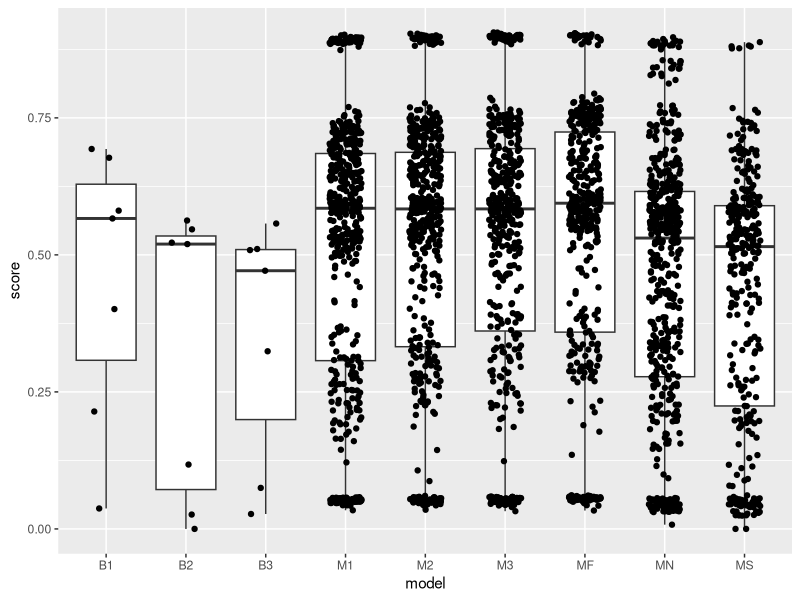
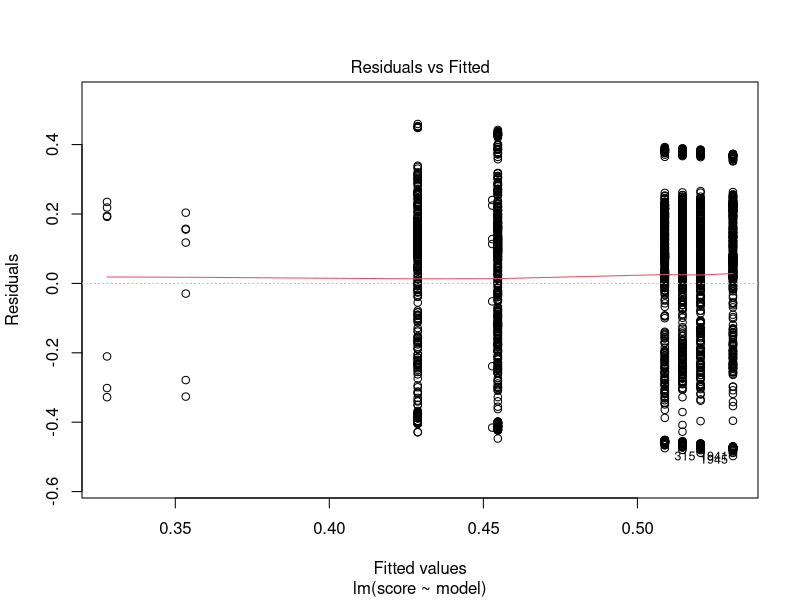
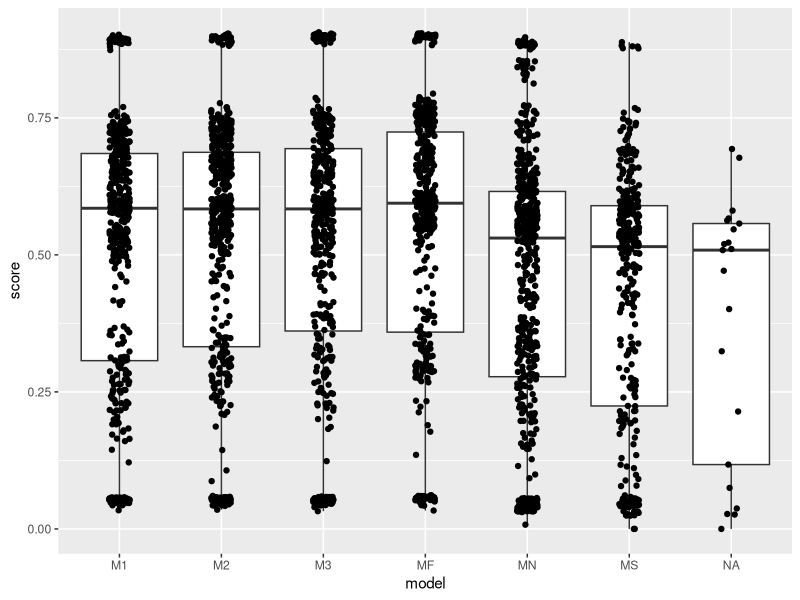
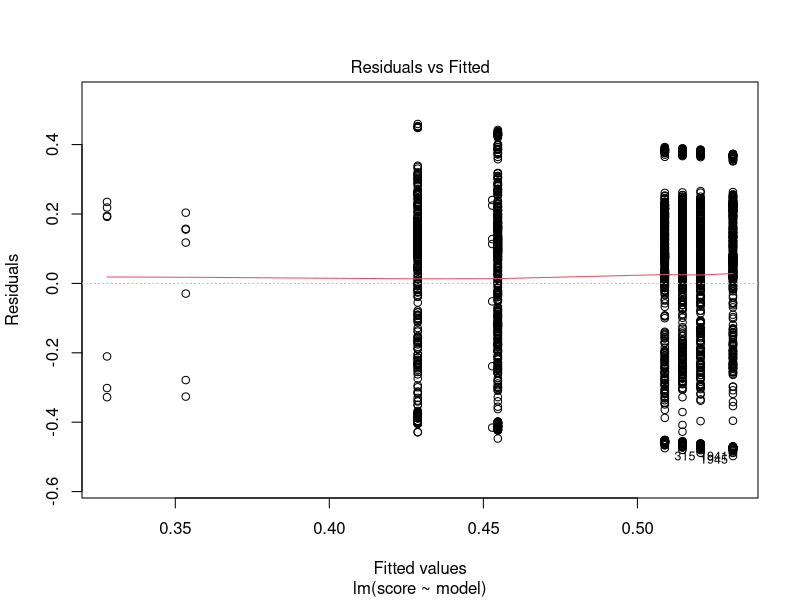

Source code (R) for these figures, in order:
## ---- chunk 1
knitr::opts_chunk$set(echo = TRUE)
## ---- chunk 2
d <- read.csv("data.csv")
table(d$model, d$TeD)
table(d$model, d$TrD1)
table(d$model, d$TrD2)
aggregate(score~model, data = d, mean)
## ---- chunk 3
# t test between B1, B2, and B3 vs the rest
d_B <- subset(d, model=="B1" | model=="B2" | model=="B3")
d_M <- subset(d, model=="M1" | model=="M2" | model=="M3" | model=="MF" | model=="MN" | model=="MS")
t.test(d_B$score,d_M$score)

linear_model_on_models <- lm(score~model, d)
summary(linear_model_on_models)



anova(linear_model_on_models)
# plot the average score for each model
library(ggplot2)
ggplot(d, aes(x=model, y=score)) + geom_boxplot() + geom_jitter(width=0.2)

# Plot fitted values of the model with the residuals
plot(linear_model_on_models, which=1)

linear_model_model_trainD = lm(score~model * (TrD1 + TrD2 + TrD3 + TrD4 + TrD5 + TrD6 + TrD7 + TrD8), d)

library(emmeans)
emmeans(linear_model_model_trainD, ~model)

# Reorder the levels of the model variable
d$model <- factor(d$model, levels = c("M1", "M2", "M3", "MF", "MN", "MS"))

# Training set together with models
linear_model_TrD1 <- lm(score~model * (TrD1 + TrD2 + TrD3 + TrD4 + TrD5 + TrD6 + TrD7 + TrD8), d)
summary(linear_model_TrD1)

model_names = c("M1", "M2", "M3", "MF", "MN", "MS")
for (i in seq_along(model_names)) {
   current_model = model_names[i]
   d_current_model <- d[d$model == current_model, c("TeD", "TrD1", "TrD2", "TrD3", "TrD4", "TrD5", "TrD6", "TrD7", "TrD8", "score")]
   linear_model_current_model <- lm(score~TrD1 + TrD2 + TrD3 + TrD4 + TrD5 + TrD6 + TrD7 + TrD8, d_current_model)
   print(paste0("For: ", current_model))
   print(anova(linear_model_current_model))
}
## ---- chunk 4
ggplot(d, aes(x=model, y=score)) + geom_boxplot() + geom_jitter(width=0.1)

# Plot fitted values of the model with the residuals
plot(linear_model_on_models, which=1)
## ---- chunk 5
d <- read.csv("data.csv")
d_B <- subset(d, model=="B1" | model=="B2" | model=="B3")
d_M <- subset(d, model=="M1" | model=="M2" | model=="M3" | model=="MF" | model=="MN" | model=="MS")
t.test(d_B$score,d_M$score)
## ---- chunk 6
# filter all rows with TeD = "TeD1"
d_MS <- d_M[d_M$model == "MS", c("TrD1", "TrD2", "TrD3", "TrD4", "TrD5", "TrD6", "TrD7", "TrD8", "TeD", "score", "Sum")]
d_MN <- d_M[d_M$model == "MN", c("TrD1", "TrD2", "TrD3", "TrD4", "TrD5", "TrD6", "TrD7", "TrD8", "TeD", "score", "Sum")]
d_M1 <- d_M[d_M$model == "M1", c("TrD1", "TrD2", "TrD3", "TrD4", "TrD5", "TrD6", "TrD7", "TrD8", "TeD", "score", "Sum")]
d_M2 <- d_M[d_M$model == "M2", c("TrD1", "TrD2", "TrD3", "TrD4", "TrD5", "TrD6", "TrD7", "TrD8", "TeD", "score", "Sum")]
d_M3 <- d_M[d_M$model == "M3", c("TrD1", "TrD2", "TrD3", "TrD4", "TrD5", "TrD6", "TrD7", "TrD8", "TeD", "score", "Sum")]
d_MF <- d_M[d_M$model == "MF", c("TrD1", "TrD2", "TrD3", "TrD4", "TrD5", "TrD6", "TrD7", "TrD8", "TeD", "score", "Sum")]
score_sum_model <- lm(score~TrD1 + TrD2 + TrD3 + TrD4 + TrD5 + TrD6 + TrD7 + TrD8 + TeD, data=d_MS)
# print(summary(score_sum_model))
emm <- emmeans(score_sum_model, ~TrD1 * TrD2 * TrD3 * TrD4 * TrD5 * TrD6 * TrD7 * TrD8)
print(summary(emm))
